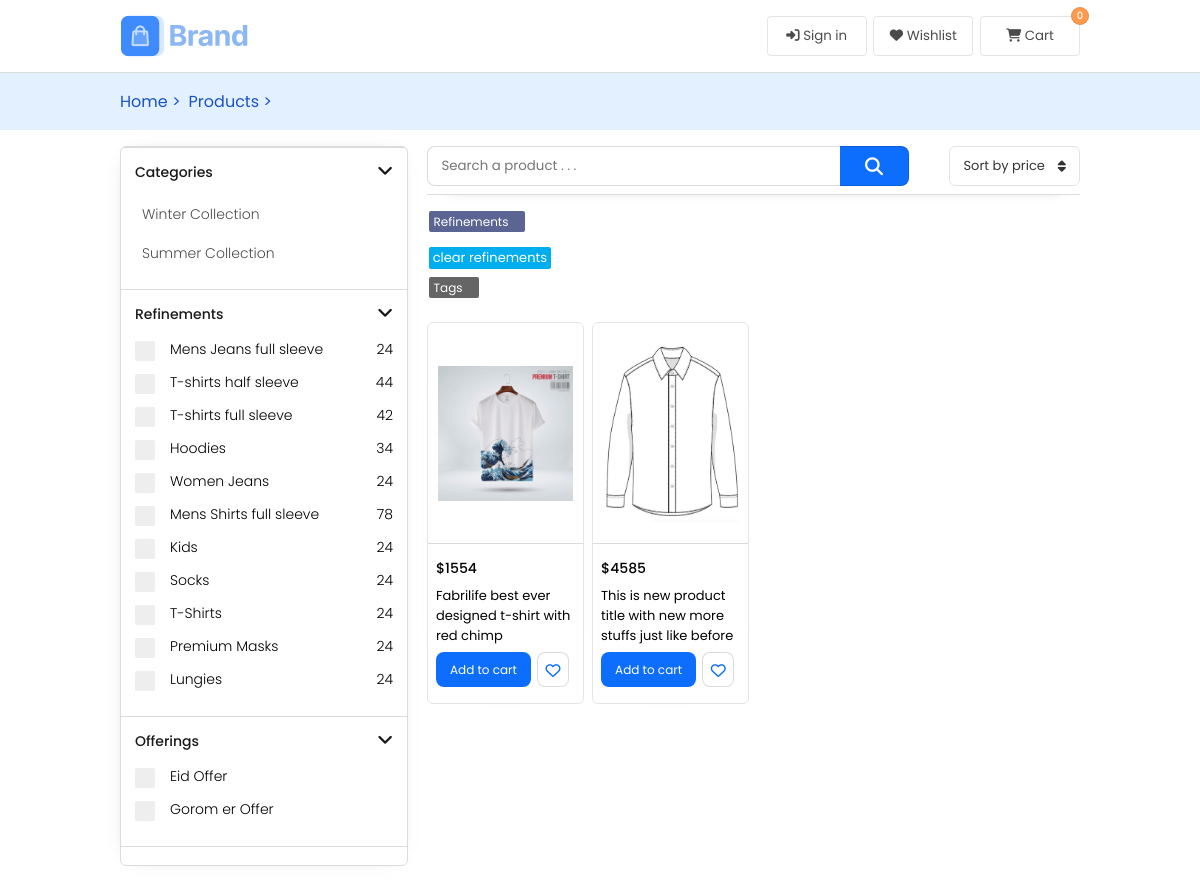
Screenshot of /products/ with the database file from the repository.
### products/models.py (models this page shows)
class Category(models.Model):
    category_name = models.CharField(max_length=30)

class DiscountReason(models.Model):
    discount_reason = models.CharField(max_length=30)

class Product(models.Model):
    product_title = models.CharField(max_length=200)
    product_code = models.CharField(max_length=15)
    product_price = models.IntegerField()
    product_category = models.ForeignKey(Category, on_delete=models.DO_NOTHING)
    color_type = models.CharField(max_length=100)
    yarn_type = models.CharField(max_length=100)
    yarn_count = models.IntegerField()
    brand = models.CharField(max_length=30)
    product_in_stock = models.BooleanField(default=True)
    product_tags = models.CharField(max_length=300)
    product_added_by = models.ForeignKey(User, on_delete=models.DO_NOTHING, default=1)
    product_last_update = models.DateTimeField(auto_now_add=True)
    product_type = models.CharField(max_length=40, null=True, blank=True)
    product_primary_image = models.ImageField(upload_to='product_primary_images/')
    product_more_information = models.CharField(max_length=200)
    product_search_keyword = models.CharField(max_length=400)
    on_discount = models.BooleanField(default=False)
    discount_percentage = models.IntegerField(default=0)
    discount_price = models.IntegerField(default=0)
    discount_reason = models.ForeignKey(DiscountReason, on_delete=models.DO_NOTHING, null=True, blank=True)
    discount_expiry = models.DateTimeField(null=True, blank=True)

### products/views.py (the view, shortened to what this page needs)
# urls.py: path('', include('products.urls')),
def products(request):
    query = ''
    if 's' in request.GET:
        query = request.GET['s']
    category = Category.objects.filter(category_name__icontains=query)
    reasons = DiscountReason.objects.filter(discount_reason__icontains=query)
    products_list = Product.objects.filter(
        Q(product_title__icontains=query) | Q(brand__icontains=query) | Q(product_tags__icontains=query) |
        Q(product_search_keyword__icontains=query) | Q(product_more_information__icontains=query) |
        Q(product_category__in=category) | Q(discount_reason__in=reasons)
    )
    search_keywords = Product.objects.all()
    categories = Category.objects.all()
    reasons = DiscountReason.objects.all()
    context = {
        'products': products_list,
        'query': query,
        'query_string': True if query != '' else False,
        'search_keywords': search_keywords,
        'categories': categories,
        'reasons': reasons
    }
    return render(request, 'products.html', context)

### templates/products.html (shortened to what this page needs)
{% extends 'index.html' %}
{% load static %}
    {% block cssfiles %}
    <link rel="stylesheet" href="{% static 'css/products.css' %}">
    {% endblock cssfiles %}
    {% block container %}
        <div class="navigator-products">
            <div class="n-p-contents">
                <a href="{% url 'home' %}">Home > </a>
                <a href="{% url 'products' %}">Products ></a>
            </div>
        </div>
        <div class="product-container">
            <div class="filter-container" id="main-filter-container">
                <div class="filter" id="filter-contents">
                    <div class="line"></div>
                    <div class="category-container filter-item">
                        <div class="filter-item-top">
                            <p>Categories</p>
                            <i style="font-size:24px" class="fa">&#xf107;</i>
                        </div>
                        {% for category in categories %}
                        <p class="category" cat_id="{{category.id}}" id="category_id{{category.id}}">{{category.category_name}}</p>
                        {% endfor %}
                    </div>
                    <div class="meterial filter-item">
                        <div class="filter-item-top">
                            <p>Refinements</p>
                            <i style="font-size:24px" class="fa">&#xf107;</i>
                        </div>
                        <form>
                            <div class="filter-box">
                                <label class="custom-check-container refinements-input-checkbox" id="refinements-input-checkbox1">
                                    <p>Mens Jeans full sleeve</p>
                                    <p>24</p>
                                    <span class="checkmark"></span>
                                </label>
                            </div>
                            <div class="filter-box">
                                <label class="custom-check-container refinements-input-checkbox" id="refinements-input-checkbox2">
                                    <p>T-shirts half sleeve</p>
                                    <p>44</p>
                                    <span class="checkmark" id="checkmark-2"></span>
                                </label>
                            </div>
                            <div class="filter-box">
                                <label class="custom-check-container refinements-input-checkbox" id="refinements-input-checkbox3" >
                                    <p>T-shirts full sleeve</p>
                                    <p>42</p>
                                    <span class="checkmark"></span>
                                </label>
                            </div>
                            <div class="filter-box">
                                <label class="custom-check-container refinements-input-checkbox" id="refinements-input-checkbox4">
                                    <p>Hoodies</p>
                                    <p>34</p>
                                    <span class="checkmark"></span>
                                </label>
                            </div>
                            <div class="filter-box">
                                <label class="custom-check-container refinements-input-checkbox" id="refinements-input-checkbox5">
                                    <p>Women Jeans</p>
                                    <p>24</p>
                                    <span class="checkmark"></span>
                                </label>
                            </div>
                            <div class="filter-box">
                                <label class="custom-check-container refinements-input-checkbox" id="refinements-input-checkbox6">
                                    <p>Mens Shirts full sleeve</p>
                                    <p>78</p>
                                    <span class="checkmark"></span>
                                </label>
                            </div>
                            <div class="filter-box">
                                <label class="custom-check-container refinements-input-checkbox" id="refinements-input-checkbox7">
                                    <p>Kids</p>
                                    <p>24</p>
                                    <span class="checkmark"></span>
                                </label>
                            </div>
                            <div class="filter-box">
                                <label class="custom-check-container refinements-input-checkbox" id="refinements-input-checkbox8">
                                    <p>Socks</p>
                                    <p>24</p>
                                    <span class="checkmark"></span>
                                </label>
                            </div>
                            <div class="filter-box">
                                <label class="custom-check-container refinements-input-checkbox" id="refinements-input-checkbox9">
                                    <p>T-Shirts</p>
                                    <p>24</p>
                                    <span class="checkmark"></span>
                                </label>
                            </div>
                            <div class="filter-box">
                                <label class="custom-check-container refinements-input-checkbox" id="refinements-input-checkbox10">
                                    <p>Premium Masks</p>
                                    <p>24</p>
                                    <span class="checkmark"></span>
                                </label>
                            </div>
                            <div class="filter-box">
                                <label class="custom-check-container refinements-input-checkbox" id="refinements-input-checkbox11">
                                    <p>Lungies</p>
                                    <p>24</p>
                                    <span class="checkmark"></span>
                                </label>
                            </div>
                        </form>
                    </div>
                    <div class="condition filter-item">
                        <div class="filter-item-top">
                            <p>Offerings</p>
                            <i style="font-size:24px" class="fa">&#xf107;</i>
                        </div>
                        <form action="">
                            {% for offer in reasons %}
                                <label class="custom-check-container offerings-checkbox">
                                    <p>{{offer.discount_reason}}</p>
                                    <span class="checkmark"></span>
                                </label>
                            {% endfor %}
                        </form>
                    </div>
                    <div class="price-range filter-item">
                        <div class="filter-item-top">
                            <p>Price</p>
                            <i style="font-size:24px" class="fa">&#xf107;</i>
                        </div>
                    </div>
                </div>
            </div>
            <div class="product-list" id="product-list">
                <div class="product-list-top">
                    <div class="p-l-t-ham-and-search">
                        <div class="product-list-search search-container-global">
                            <input type="text" id="nav-search" placeholder="Search a product . . . ">
                            <button><i class="fa fa-fw fa-search"></i></button>
                        </div>
                    </div>
                    <div class="sort-by-price">
                        <div class="s-b-p" onclick="change_sorting()">
                            <p>Sort by price </p>
                            <i class="fas fa-sort" id="sort-icon"></i>
                        </div>
                    </div>
                </div>
                <div class="product-list-tags-and-refinements">
                    <div class="refinements">
                        <div class="refinements-filters" id="refinements">
                            <div class="tag-btn">
                                <p>Refinements</p>
                            </div>
                        </div>
                        <button onclick="clear_refinements()">clear refinements </button>
                    </div>
                    <div class="tags" id="tags">
                        <div class="tag-btn main-tag">
                            <p>Tags</p>
                        </div>
                    </div>
                </div>
                <div class="p-grid-container">
                    <ol class="products-grid" id="products-grid">
                        {% for product in products %}
                        <li>
                            <div class="product-card" id="product-{{product.id}}">
                                <div class="product-card-and-view-mask">
                                    <div class="p-c-img">
                                        <img draggable="false" id="p_img-{{product.id}}"  src="{{product.product_primary_image.url}}" alt="{{product.product_search_keyword}}">
                                    </div>
                                </div>
                                <div class="line"></div>
                                <p class="price" >$<span id="p_price-{{product.id}}">{{product.product_price}}</span></p>
                                <p class="title" id="p_title-{{product.id}}">{{product.product_title}}</p>
                                <div class="p-c-btns">
                                    <button class="add-to-cart" onclick="add_to_cart( {{product.id}}, `{{request.user}}`, get_size_quantity(false) )">Add to cart</button>
                                    <button class="add-to-wishlist" onclick="add_to_wishlist({{product.id}}, '{{request.user}}')">
                                        <i class="far fa-heart"></i>
                                    </button>
                                </div>
                            </div>
                        </li>
                        {% endfor %}
                    </ol>
                </div>
            </div>
        </div>
    {% endblock container %}

### static/css/index.css (style rules this page uses)
* { box-sizing: border-box; margin: 0; padding: 0; font-family: "Poppins", sans-serif; image-rendering: auto; }
* button { cursor: pointer; }
.nav, .n-p-contents, .info-container, .footer-contents, .f-b-contents, .hero-contents, .nav2-links, .new-products, .top-reviews-contents, .why-choose-us, .blog-posts, .product-container, .details-top, .details-bottom-container, .cart-top, .cart-bottom-container, .profile-container { max-width: 2000px; }
:root { --border:.5px solid rgba(0, 0, 0, 0.142); --i:!important; }
.search-container-global { position: relative; }
.navigator-products { widtH: 100%; background-color: #E3F0FF; z-index: 5; position: sticky; top: 73px; }
.navigator-products .n-p-contents { transition-duration: 0.5s; width: 80%; padding: 1em 1em 1em 0; margin: auto; display: flex; }
.navigator-products a { transition-duration: 0.5s; display: block; margin-right: 0.5em; text-decoration: none; color: #1b53c0; }
.line { height: 1px; width: 100%; border-top: 0.5px solid rgba(0, 0, 0, 0.142); }

### static/css/media_queries.css (style rules this page uses)
@media screen and (max-width: 1370px) { .product-card .price { transition-duration: 0.5s; font-size: 14px !important; } }
@media screen and (max-width: 1370px) { .product-card .title { transition-duration: 0.5s; font-size: 13px !important; } }
@media screen and (max-width: 1370px) { .product-card .p-c-btns button { transition-duration: 0.5s; height: 35px !important; font-size: 12px !important; } }
@media screen and (max-width: 1370px) { .filter-container .filter * { transition-duration: 0.5s; font-size: 14px !important; } }

### rows the page displays
Category: category_name "Winter Collection"
Category: category_name "Summer Collection"
DiscountReason: discount_reason "Eid Offer"
DiscountReason: discount_reason "Gorom er Offer"
Product: product_primary_image (picture), product_price "1554", product_title "Fabrilife best ever designed t-shirt with red chimp"
Product: product_primary_image (picture), product_price "4585", product_title "This is new product title with new more stuffs just like before"
